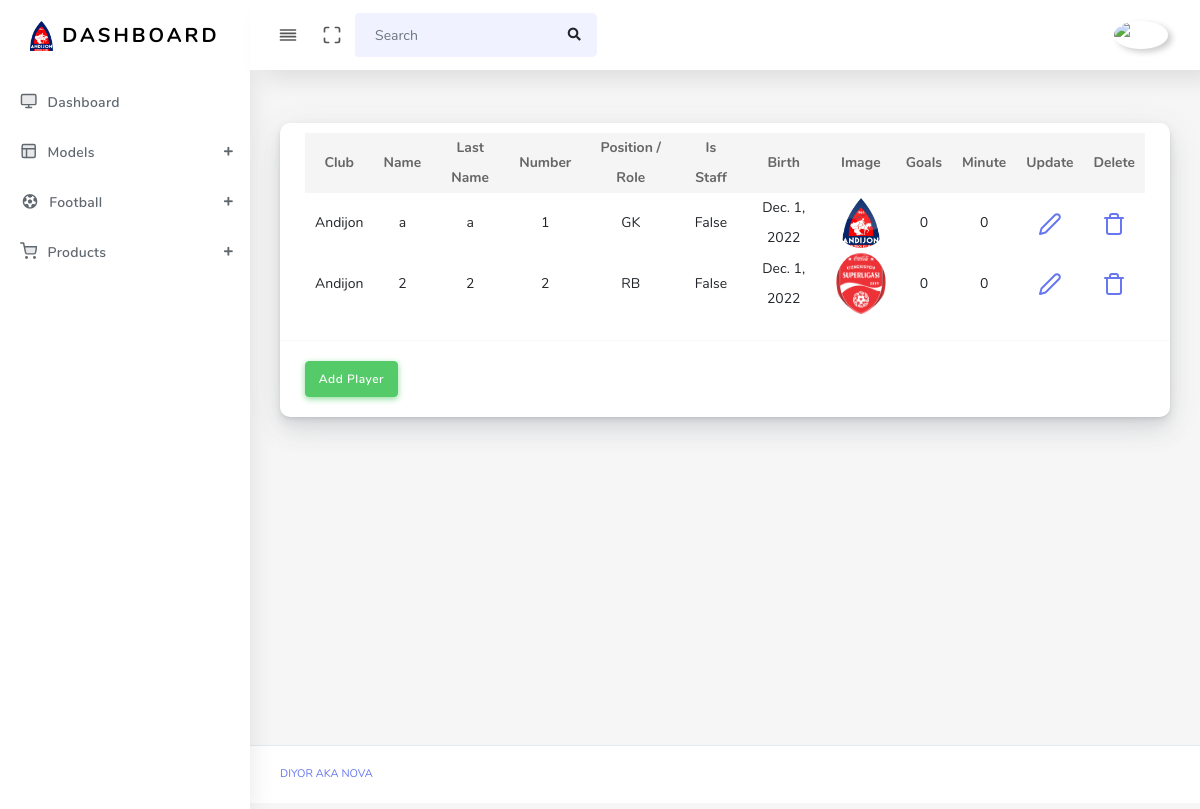
Page /player/ (signed in) on the committed database.
### main/models.py (models this page shows, shortened)
class Player(models.Model):  # done
    club = models.ForeignKey(Club, on_delete=models.SET_NULL, null=True, blank=True)
    name = models.CharField(max_length=210)
    l_name = models.CharField(max_length=210)
    number = models.IntegerField(null=True, blank=True)
    position = models.IntegerField(choices=(
        (1, 'GK'),
        (2, 'RB'), (3, 'CB'), (4, 'LB'),
        (5, 'CMD'), (6, 'MD'),
        (7, 'RW'), (8, 'LW'), (9, 'ST'),
        (10, 'trainer'), (11, 'sub-trainer'), (12, 'analytic')
    ))
    is_staff = models.BooleanField(default=False)
    birth = models.DateField()
    img = models.ImageField(upload_to='players/')
    sub_on = models.IntegerField(default=0)
    sub_off = models.IntegerField(default=0)
    goals = models.IntegerField(default=0)
    minute = models.IntegerField(default=0)

class Club(models.Model):  # done
    name = models.CharField(max_length=210)
    logo = models.ImageField(upload_to='club/')
    league = models.ForeignKey(League, on_delete=models.SET_NULL, null=True, blank=True)

### main/views.py (the view)
# urls.py: path('player/', player_view, name='player'),
@login_required(login_url='login')
def player_view(request):
    context = {
        'player': Player.objects.all(),
    }
    return render(request, 'player.html', context)

### templates/player.html
{% extends "base.html" %}
{% load static %}
{% block content %}
<div class="main-content">
    <section class="section">
        <div class="section-body">
            <div class="row">
                <div class="col-12 col-md-12 col-lg-12">
                    <div class="card">
                        <div class="card-header">
                            <table class="table table-hover" style="text-align: center;">
                                <thead>
                                    <tr>
                                        <th scope="col">Club</th>
                                        <th scope="col">Name</th>
                                        <th scope="col">Last Name</th>
                                        <th scope="col">Number</th>
                                        <th scope="col">Position / Role</th>
                                        <th scope="col">Is Staff</th>
                                        <th scope="col">Birth</th>
                                        <th scope="col">Image</th>
                                        <th scope="col">Goals</th>
                                        <th scope="col">Minute</th>
                                        <th scope="col">Update</th>
                                        <th scope="col">Delete</th>
                                    </tr>
                                </thead>
                                <tbody>
                                    {% for i in player %}
                                        <tr>
                                            <td>{{ i.club.name }}</td>
                                            <td>{{ i.name }}</td>
                                            <td>{{ i.l_name }}</td>
                                            <td>{{ i.number }}</td>
                                            <td>{{ i.get_position_display }}</td>
                                            <td>{{ i.is_staff }}</td>
                                            <td>{{ i.birth }}</td>
                                            <td><img alt="{{ i.img }}" src="{{ i.img.url }}" class="rounded-circle" width="50" data-toggle="tooltip"></td>
                                            {% if i.is_staff == False %}
                                                <td>{{ i.goals }}</td>
                                                <td>{{ i.minute }}</td>
                                            {% else %}
                                                <td>None</td>
                                                <td>None</td>
                                            {% endif %}
                                            <td><a href="{% url 'update-player' i.id %}"><i class="align-middle" data-feather="edit-2"></i></a></td>
                                            <td><a href="{% url 'delete-player' i.id %}"><i class="align-middle" data-feather="trash"></i></a></td>
                                        </tr>
                                    {% endfor %}
                                </tbody>
                            </table>
                        </div>
                        <div class="card-body">
                            <a href="{% url 'add-player' %}"><button class="btn btn-success">Add Player</button></a>
                        </div>
                    </div>
                </div>
            </div>
        </div>
    </section>
</div>
{% endblock %}

### rows in the picture
Player: club.name "Andijon", name "a", l_name "a", number "1", position "GK", is_staff "False", birth "Dec. 1, 2022", img (picture), goals "0", minute "0"
Player: club.name "Andijon", name "2", l_name "2", number "2", position "RB", is_staff "False", birth "Dec. 1, 2022", img (picture), goals "0", minute "0"
